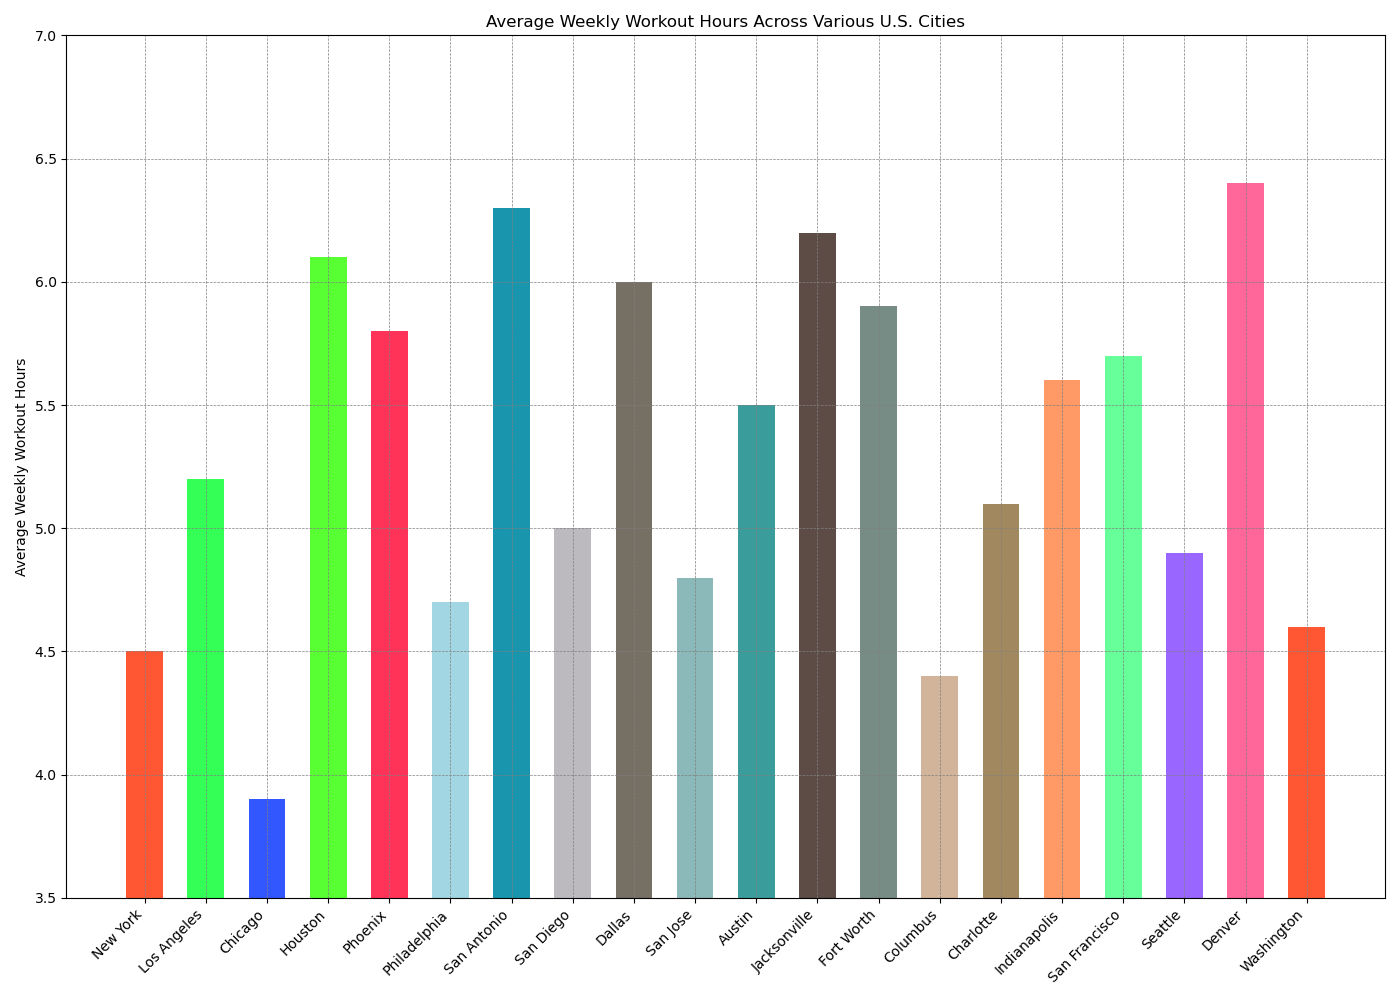

Source code (Python):

import matplotlib.pyplot as plt

# Data from the table above
cities = ['New York', 'Los Angeles', 'Chicago', 'Houston', 'Phoenix', 
          'Philadelphia', 'San Antonio', 'San Diego', 'Dallas', 'San Jose', 
          'Austin', 'Jacksonville', 'Fort Worth', 'Columbus', 'Charlotte',
          'Indianapolis', 'San Francisco', 'Seattle', 'Denver', 'Washington']
weekly_workout_hours = [4.5, 5.2, 3.9, 6.1, 5.8, 4.7, 6.3, 5.0, 6.0, 4.8, 
                        5.5, 6.2, 5.9, 4.4, 5.1, 5.6, 5.7, 4.9, 6.4, 4.6]

# Setting colors for each bar
colors = ['#FF5733', '#33FF57', '#3357FF', '#57FF33', '#FF3357', 
          '#A1D6E2', '#1995AD', '#BCBABE', '#766F64', '#8BB8B8',
          '#3B9C9C', '#5D4C46', '#778C85', '#D1B499', '#A2885F',
          '#FF9966', '#66FF99', '#9966FF', '#FF6699']

# Increase the width and height of the chart
plt.figure(figsize=(14, 10))

# Change the direction of the chart to vertical and modify the bar width
plt.bar(cities, weekly_workout_hours, color=colors, width=0.6)

# Setting y-axis limits to truncate the bar chart
plt.ylim(3.5, 7)

# Customizing the chart with titles and labels
plt.ylabel('Average Weekly Workout Hours')
plt.title('Average Weekly Workout Hours Across Various U.S. Cities')
plt.xticks(rotation=45, ha='right')
plt.grid(color='gray', linestyle='--', linewidth=0.5)

# Display the bar chart
plt.tight_layout()
plt.show()
